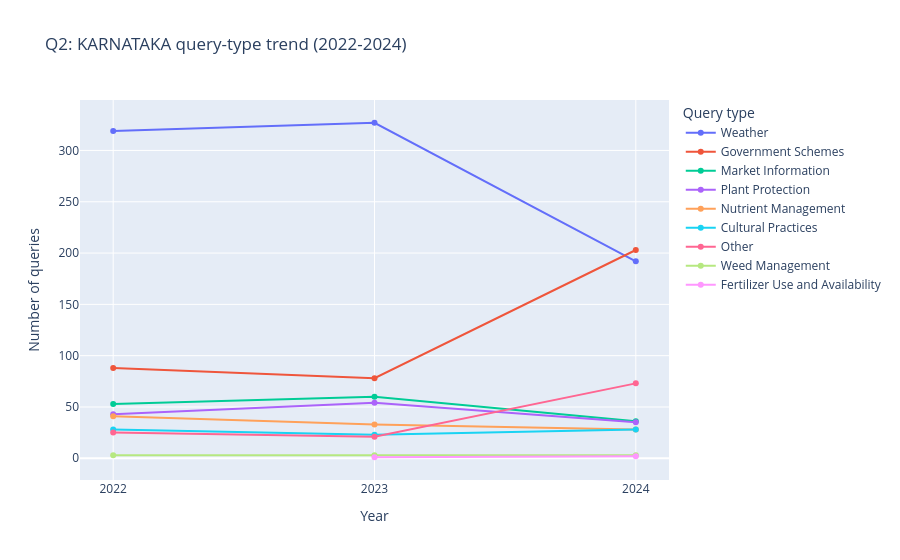
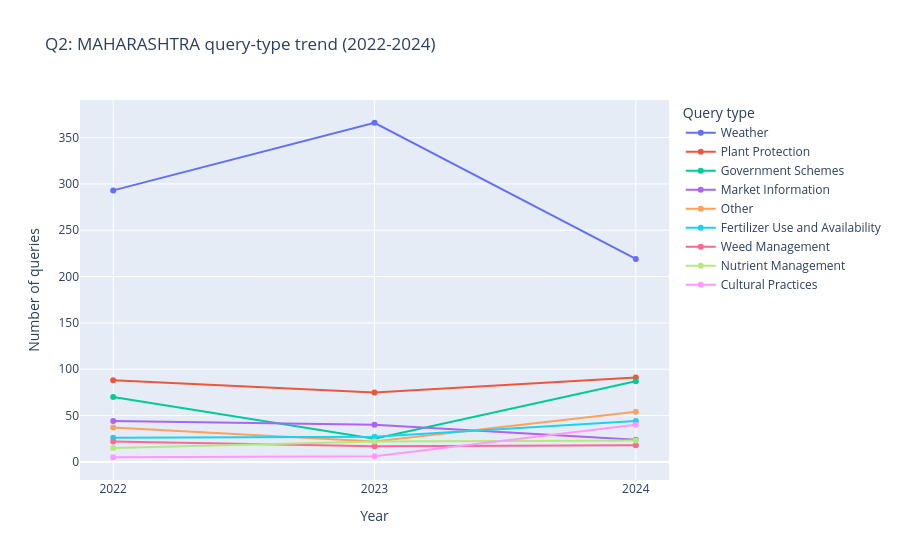
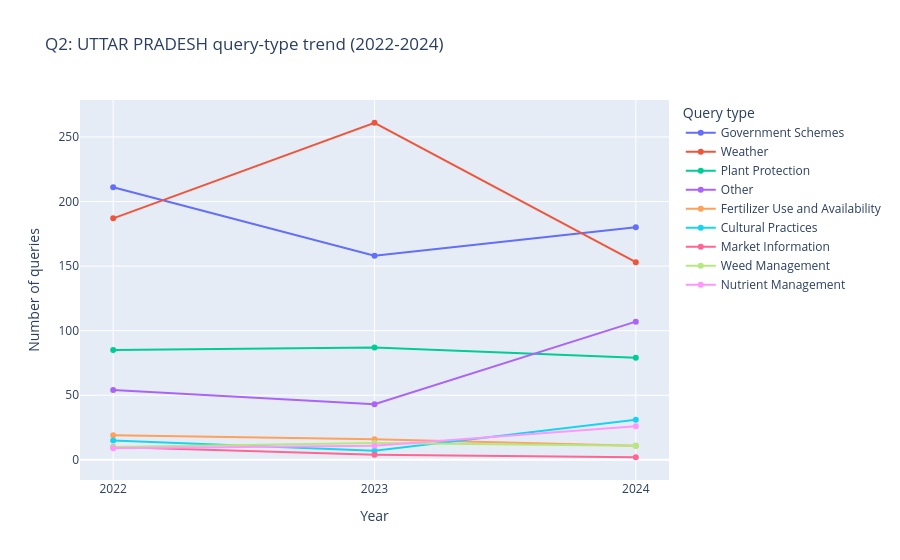

Here is the notebook cell these charts were saved with, in order:
### Markdown cell above
### Q2. How do query-type trends change by state from 2022 to 2024?

This compares yearly query counts by type for each state (Karnataka, Maharashtra, and Uttar Pradesh).

### Code cell
# Q2: State-wise query-type trends (2022-2024), with top types + Other for readability
q2 = df.copy()
q2['StateName'] = q2['StateName'].astype(str).str.strip()
q2['QueryType_clean'] = q2['QueryType'].astype(str).str.strip()
q2 = q2[q2['year'].between(2022, 2024)].copy()

top_types_q2 = q2['QueryType_clean'].value_counts().head(8).index.tolist()
q2['QueryType_grouped'] = q2['QueryType_clean'].where(q2['QueryType_clean'].isin(top_types_q2), 'Other')

q2_trend = (
    q2.groupby(['StateName', 'year', 'QueryType_grouped'])
    .size()
    .reset_index(name='count')
    .sort_values(['StateName', 'year', 'count'], ascending=[True, True, False])
)

print('Q2 trend table (2022-2024, top query types + Other):')
display(q2_trend)

for state in sorted(q2_trend['StateName'].unique()):
    state_data = q2_trend[q2_trend['StateName'] == state]
    fig_state = px.line(
        state_data,
        x='year',
        y='count',
        color='QueryType_grouped',
        markers=True,
        title=f'Q2: {state} query-type trend (2022-2024)',
        labels={'year': 'Year', 'count': 'Number of queries', 'QueryType_grouped': 'Query type'},
    )
    fig_state.update_layout(xaxis=dict(dtick=1), legend_title='Query type')
    fig_state.show()

### Figure 1 — Plotly figure (JSON) as saved in the notebook; plotly's stock layout.template omitted (floating-point values rounded to 4 significant figures)
{"data": [{"hovertemplate": "Query type=Weather<br>Year=%{x}<br>Number of queries=%{y}<extra></extra>", "legendgroup": "Weather", "line": {"color": "#636efa", "dash": "solid"}, "marker": {"symbol": "circle"}, "mode": "lines+markers", "name": "Weather", "orientation": "v", "showlegend": true, "type": "scatter", "x": [2022, 2023, 2024], "xaxis": "x", "y": [319, 327, 192], "yaxis": "y"}, {"hovertemplate": "Query type=Government Schemes<br>Year=%{x}<br>Number of queries=%{y}<extra></extra>", "legendgroup": "Government Schemes", "line": {"color": "#EF553B", "dash": "solid"}, "marker": {"symbol": "circle"}, "mode": "lines+markers", "name": "Government Schemes", "orientation": "v", "showlegend": true, "type": "scatter", "x": [2022, 2023, 2024], "xaxis": "x", "y": [88, 78, 203], "yaxis": "y"}, {"hovertemplate": "Query type=Market Information<br>Year=%{x}<br>Number of queries=%{y}<extra></extra>", "legendgroup": "Market Information", "line": {"color": "#00cc96", "dash": "solid"}, "marker": {"symbol": "circle"}, "mode": "lines+markers", "name": "Market Information", "orientation": "v", "showlegend": true, "type": "scatter", "x": [2022, 2023, 2024], "xaxis": "x", "y": [53, 60, 36], "yaxis": "y"}, {"hovertemplate": "Query type=Plant Protection<br>Year=%{x}<br>Number of queries=%{y}<extra></extra>", "legendgroup": "Plant Protection", "line": {"color": "#ab63fa", "dash": "solid"}, "marker": {"symbol": "circle"}, "mode": "lines+markers", "name": "Plant Protection", "orientation": "v", "showlegend": true, "type": "scatter", "x": [2022, 2023, 2024], "xaxis": "x", "y": [43, 54, 35], "yaxis": "y"}, {"hovertemplate": "Query type=Nutrient Management<br>Year=%{x}<br>Number of queries=%{y}<extra></extra>", "legendgroup": "Nutrient Management", "line": {"color": "#FFA15A", "dash": "solid"}, "marker": {"symbol": "circle"}, "mode": "lines+markers", "name": "Nutrient Management", "orientation": "v", "showlegend": true, "type": "scatter", "x": [2022, 2023, 2024], "xaxis": "x", "y": [41, 33, 28], "yaxis": "y"}, {"hovertemplate": "Query type=Cultural Practices<br>Year=%{x}<br>Number of queries=%{y}<extra></extra>", "legendgroup": "Cultural Practices", "line": {"color": "#19d3f3", "dash": "solid"}, "marker": {"symbol": "circle"}, "mode": "lines+markers", "name": "Cultural Practices", "orientation": "v", "showlegend": true, "type": "scatter", "x": [2022, 2023, 2024], "xaxis": "x", "y": [28, 23, 28], "yaxis": "y"}, {"hovertemplate": "Query type=Other<br>Year=%{x}<br>Number of queries=%{y}<extra></extra>", "legendgroup": "Other", "line": {"color": "#FF6692", "dash": "solid"}, "marker": {"symbol": "circle"}, "mode": "lines+markers", "name": "Other", "orientation": "v", "showlegend": true, "type": "scatter", "x": [2022, 2023, 2024], "xaxis": "x", "y": [25, 21, 73], "yaxis": "y"}, {"hovertemplate": "Query type=Weed Management<br>Year=%{x}<br>Number of queries=%{y}<extra></extra>", "legendgroup": "Weed Management", "line": {"color": "#B6E880", "dash": "solid"}, "marker": {"symbol": "circle"}, "mode": "lines+markers", "name": "Weed Management", "orientation": "v", "showlegend": true, "type": "scatter", "x": [2022, 2023, 2024], "xaxis": "x", "y": [3, 3, 3], "yaxis": "y"}, {"hovertemplate": "Query type=Fertilizer Use and Availability<br>Year=%{x}<br>Number of queries=%{y}<extra></extra>", "legendgroup": "Fertilizer Use and Availability", "line": {"color": "#FF97FF", "dash": "solid"}, "marker": {"symbol": "circle"}, "mode": "lines+markers", "name": "Fertilizer Use and Availability", "orientation": "v", "showlegend": true, "type": "scatter", "x": [2023, 2024], "xaxis": "x", "y": [1, 2], "yaxis": "y"}], "layout": {"legend": {"title": {"text": "Query type"}, "tracegroupgap": 0}, "title": {"text": "Q2: KARNATAKA query-type trend (2022-2024)"}, "xaxis": {"anchor": "y", "domain": [0.0, 1.0], "dtick": 1, "title": {"text": "Year"}}, "yaxis": {"anchor": "x", "domain": [0.0, 1.0], "title": {"text": "Number of queries"}}}}

### Figure 2 — Plotly figure (JSON) as saved in the notebook; plotly's stock layout.template omitted (floating-point values rounded to 4 significant figures)
{"data": [{"hovertemplate": "Query type=Weather<br>Year=%{x}<br>Number of queries=%{y}<extra></extra>", "legendgroup": "Weather", "line": {"color": "#636efa", "dash": "solid"}, "marker": {"symbol": "circle"}, "mode": "lines+markers", "name": "Weather", "orientation": "v", "showlegend": true, "type": "scatter", "x": [2022, 2023, 2024], "xaxis": "x", "y": [293, 366, 219], "yaxis": "y"}, {"hovertemplate": "Query type=Plant Protection<br>Year=%{x}<br>Number of queries=%{y}<extra></extra>", "legendgroup": "Plant Protection", "line": {"color": "#EF553B", "dash": "solid"}, "marker": {"symbol": "circle"}, "mode": "lines+markers", "name": "Plant Protection", "orientation": "v", "showlegend": true, "type": "scatter", "x": [2022, 2023, 2024], "xaxis": "x", "y": [88, 75, 91], "yaxis": "y"}, {"hovertemplate": "Query type=Government Schemes<br>Year=%{x}<br>Number of queries=%{y}<extra></extra>", "legendgroup": "Government Schemes", "line": {"color": "#00cc96", "dash": "solid"}, "marker": {"symbol": "circle"}, "mode": "lines+markers", "name": "Government Schemes", "orientation": "v", "showlegend": true, "type": "scatter", "x": [2022, 2023, 2024], "xaxis": "x", "y": [70, 25, 87], "yaxis": "y"}, {"hovertemplate": "Query type=Market Information<br>Year=%{x}<br>Number of queries=%{y}<extra></extra>", "legendgroup": "Market Information", "line": {"color": "#ab63fa", "dash": "solid"}, "marker": {"symbol": "circle"}, "mode": "lines+markers", "name": "Market Information", "orientation": "v", "showlegend": true, "type": "scatter", "x": [2022, 2023, 2024], "xaxis": "x", "y": [44, 40, 24], "yaxis": "y"}, {"hovertemplate": "Query type=Other<br>Year=%{x}<br>Number of queries=%{y}<extra></extra>", "legendgroup": "Other", "line": {"color": "#FFA15A", "dash": "solid"}, "marker": {"symbol": "circle"}, "mode": "lines+markers", "name": "Other", "orientation": "v", "showlegend": true, "type": "scatter", "x": [2022, 2023, 2024], "xaxis": "x", "y": [37, 22, 54], "yaxis": "y"}, {"hovertemplate": "Query type=Fertilizer Use and Availability<br>Year=%{x}<br>Number of queries=%{y}<extra></extra>", "legendgroup": "Fertilizer Use and Availability", "line": {"color": "#19d3f3", "dash": "solid"}, "marker": {"symbol": "circle"}, "mode": "lines+markers", "name": "Fertilizer Use and Availability", "orientation": "v", "showlegend": true, "type": "scatter", "x": [2022, 2023, 2024], "xaxis": "x", "y": [26, 27, 44], "yaxis": "y"}, {"hovertemplate": "Query type=Weed Management<br>Year=%{x}<br>Number of queries=%{y}<extra></extra>", "legendgroup": "Weed Management", "line": {"color": "#FF6692", "dash": "solid"}, "marker": {"symbol": "circle"}, "mode": "lines+markers", "name": "Weed Management", "orientation": "v", "showlegend": true, "type": "scatter", "x": [2022, 2023, 2024], "xaxis": "x", "y": [22, 17, 18], "yaxis": "y"}, {"hovertemplate": "Query type=Nutrient Management<br>Year=%{x}<br>Number of queries=%{y}<extra></extra>", "legendgroup": "Nutrient Management", "line": {"color": "#B6E880", "dash": "solid"}, "marker": {"symbol": "circle"}, "mode": "lines+markers", "name": "Nutrient Management", "orientation": "v", "showlegend": true, "type": "scatter", "x": [2022, 2023, 2024], "xaxis": "x", "y": [15, 22, 23], "yaxis": "y"}, {"hovertemplate": "Query type=Cultural Practices<br>Year=%{x}<br>Number of queries=%{y}<extra></extra>", "legendgroup": "Cultural Practices", "line": {"color": "#FF97FF", "dash": "solid"}, "marker": {"symbol": "circle"}, "mode": "lines+markers", "name": "Cultural Practices", "orientation": "v", "showlegend": true, "type": "scatter", "x": [2022, 2023, 2024], "xaxis": "x", "y": [5, 6, 40], "yaxis": "y"}], "layout": {"legend": {"title": {"text": "Query type"}, "tracegroupgap": 0}, "title": {"text": "Q2: MAHARASHTRA query-type trend (2022-2024)"}, "xaxis": {"anchor": "y", "domain": [0.0, 1.0], "dtick": 1, "title": {"text": "Year"}}, "yaxis": {"anchor": "x", "domain": [0.0, 1.0], "title": {"text": "Number of queries"}}}}

### Figure 3 — Plotly figure (JSON) as saved in the notebook; plotly's stock layout.template omitted (floating-point values rounded to 4 significant figures)
{"data": [{"hovertemplate": "Query type=Government Schemes<br>Year=%{x}<br>Number of queries=%{y}<extra></extra>", "legendgroup": "Government Schemes", "line": {"color": "#636efa", "dash": "solid"}, "marker": {"symbol": "circle"}, "mode": "lines+markers", "name": "Government Schemes", "orientation": "v", "showlegend": true, "type": "scatter", "x": [2022, 2023, 2024], "xaxis": "x", "y": [211, 158, 180], "yaxis": "y"}, {"hovertemplate": "Query type=Weather<br>Year=%{x}<br>Number of queries=%{y}<extra></extra>", "legendgroup": "Weather", "line": {"color": "#EF553B", "dash": "solid"}, "marker": {"symbol": "circle"}, "mode": "lines+markers", "name": "Weather", "orientation": "v", "showlegend": true, "type": "scatter", "x": [2022, 2023, 2024], "xaxis": "x", "y": [187, 261, 153], "yaxis": "y"}, {"hovertemplate": "Query type=Plant Protection<br>Year=%{x}<br>Number of queries=%{y}<extra></extra>", "legendgroup": "Plant Protection", "line": {"color": "#00cc96", "dash": "solid"}, "marker": {"symbol": "circle"}, "mode": "lines+markers", "name": "Plant Protection", "orientation": "v", "showlegend": true, "type": "scatter", "x": [2022, 2023, 2024], "xaxis": "x", "y": [85, 87, 79], "yaxis": "y"}, {"hovertemplate": "Query type=Other<br>Year=%{x}<br>Number of queries=%{y}<extra></extra>", "legendgroup": "Other", "line": {"color": "#ab63fa", "dash": "solid"}, "marker": {"symbol": "circle"}, "mode": "lines+markers", "name": "Other", "orientation": "v", "showlegend": true, "type": "scatter", "x": [2022, 2023, 2024], "xaxis": "x", "y": [54, 43, 107], "yaxis": "y"}, {"hovertemplate": "Query type=Fertilizer Use and Availability<br>Year=%{x}<br>Number of queries=%{y}<extra></extra>", "legendgroup": "Fertilizer Use and Availability", "line": {"color": "#FFA15A", "dash": "solid"}, "marker": {"symbol": "circle"}, "mode": "lines+markers", "name": "Fertilizer Use and Availability", "orientation": "v", "showlegend": true, "type": "scatter", "x": [2022, 2023, 2024], "xaxis": "x", "y": [19, 16, 11], "yaxis": "y"}, {"hovertemplate": "Query type=Cultural Practices<br>Year=%{x}<br>Number of queries=%{y}<extra></extra>", "legendgroup": "Cultural Practices", "line": {"color": "#19d3f3", "dash": "solid"}, "marker": {"symbol": "circle"}, "mode": "lines+markers", "name": "Cultural Practices", "orientation": "v", "showlegend": true, "type": "scatter", "x": [2022, 2023, 2024], "xaxis": "x", "y": [15, 7, 31], "yaxis": "y"}, {"hovertemplate": "Query type=Market Information<br>Year=%{x}<br>Number of queries=%{y}<extra></extra>", "legendgroup": "Market Information", "line": {"color": "#FF6692", "dash": "solid"}, "marker": {"symbol": "circle"}, "mode": "lines+markers", "name": "Market Information", "orientation": "v", "showlegend": true, "type": "scatter", "x": [2022, 2023, 2024], "xaxis": "x", "y": [10, 4, 2], "yaxis": "y"}, {"hovertemplate": "Query type=Weed Management<br>Year=%{x}<br>Number of queries=%{y}<extra></extra>", "legendgroup": "Weed Management", "line": {"color": "#B6E880", "dash": "solid"}, "marker": {"symbol": "circle"}, "mode": "lines+markers", "name": "Weed Management", "orientation": "v", "showlegend": true, "type": "scatter", "x": [2022, 2023, 2024], "xaxis": "x", "y": [10, 13, 11], "yaxis": "y"}, {"hovertemplate": "Query type=Nutrient Management<br>Year=%{x}<br>Number of queries=%{y}<extra></extra>", "legendgroup": "Nutrient Management", "line": {"color": "#FF97FF", "dash": "solid"}, "marker": {"symbol": "circle"}, "mode": "lines+markers", "name": "Nutrient Management", "orientation": "v", "showlegend": true, "type": "scatter", "x": [2022, 2023, 2024], "xaxis": "x", "y": [9, 11, 26], "yaxis": "y"}], "layout": {"legend": {"title": {"text": "Query type"}, "tracegroupgap": 0}, "title": {"text": "Q2: UTTAR PRADESH query-type trend (2022-2024)"}, "xaxis": {"anchor": "y", "domain": [0.0, 1.0], "dtick": 1, "title": {"text": "Year"}}, "yaxis": {"anchor": "x", "domain": [0.0, 1.0], "title": {"text": "Number of queries"}}}}
